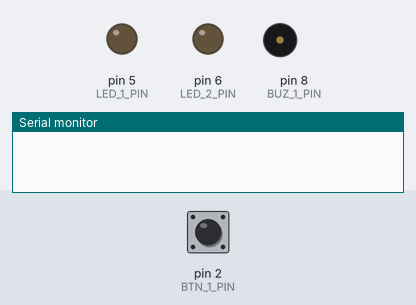
This sketch was run on a simulated Arduino Uno, built with avr-gcc and run on an emulated ATmega328P. Parts: output pins drawn as LEDs (lit = HIGH), buzzer (waves = sounding), the last lines printed to the serial monitor. Dashed ring = blinking. Inputs (shaded band) come from the test bench; at power-on: pin 2 (BTN_1_PIN) HIGH.

Above: at 1.2 s.
1.3 s: pin 2 (BTN_1_PIN) pulled LOW for 0.15 s
At 1.6 s:
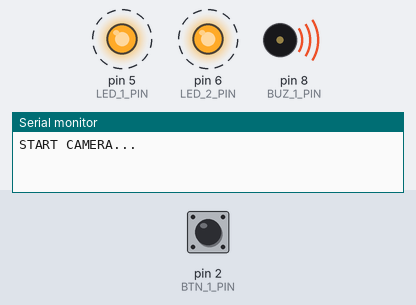
At 3.05 s:
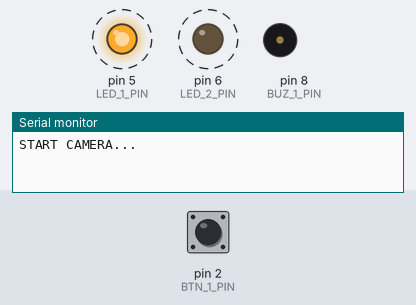
4.3 s: pin 2 (BTN_1_PIN) pulled LOW for 1 s
At 5.12 s:
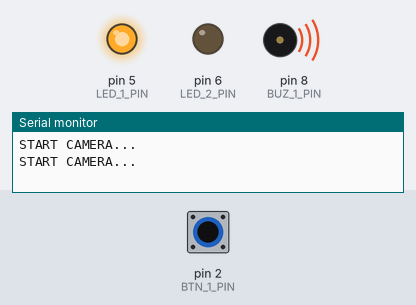
Timing chart, 0 to 7.8 s (numbered marks = the images above; inputs shaded):
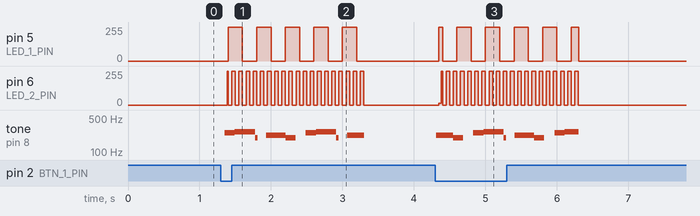

Measured:
- after the input at 1.3 s, pin 5 (LED_1_PIN): alternates 255/255 for 0.20 s and 0/255 for 0.20 s, 10 changes in all, then stays 0/255, starting after 0.10 s; pin 6 (LED_2_PIN): alternates 255/255 for 0.05 s and 0/255 for 0.05 s, 40 changes in all, then stays 0/255, starting after 0.09 s
- after the input at 4.3 s, pin 6 (LED_2_PIN): 0/255 → 14/255 after 0.05 s, then moves between 0/255 and 255/255, repeating every 0.10 s; tone on pin 8 (BUZ_1_PIN): plays 220 Hz for 0.24 s, 196 Hz for 0.14 s, 247 Hz for 0.14 s, 262 Hz for 0.28 s, 196 Hz for 0.03 s, 220 Hz for 0.27 s … (9 notes in this stretch), starting at once

The sketch:

sketch_Multitask_w_Button_Melody.ino
```cpp
/** Multitasking with Button
* Source:            https://roboticsbackend.com/how-to-do-multitasking-with-arduino/
* TinkerCAD Sander:  https://www.tinkercad.com/things/kiU7lTCESUR-arduinomultitasktest/editel?sharecode=kpKXm7o7TIOAI0hBZ0wSIcZlQ6VbWi5uqsCQl2yARYw
* TinkerCAD Ian:     https://www.tinkercad.com/things/hlpE8bcwecN-multitask-button-and-melody
*/

#include "pitches.h"  // Include Pitch Library
/*
#define NOTE_C4 262
#define NOTE_G3 196
#define NOTE_A3 220
#define NOTE_B3 247
*/

// PIN Definitions
#define BTN_1_PIN 2  // Button 1 PIN
#define LED_1_PIN 5  // LED 1 PIN    (Process_1)
#define LED_2_PIN 6  // LED 2 PIN    (Process_2)
#define BUZ_1_PIN 8  // Buzzer 1 PIN (Process_3)

/** GLOBAL */
// Button1
int BTN1_State = LOW;      // the current reading from the Button input pin
int BTN1_PrevState = LOW;  // the previous reading from the Button input pin
// Input Debounce
unsigned long debounce_TimeLast = 0;  // the last time the input pin was toggled
unsigned long debounce_Delay = 5;     // the debounce time; increase if the output flickers
// Repeat Timer
unsigned long repeat_Duration = 2000;  // Timer to Repeat the Processes until Time runs Out
unsigned long repeat_PrevTime = 0;     // Previous Time Ran Out
// LED1
unsigned long LED1Blink_PrevTime = 0;                     // Previous Blink time of LED1 in millis();
unsigned long LED1Blink_Duration = repeat_Duration / 10;  // Time Delay LED1
int LED1Blink_State = LOW;                                // State of LED1
// LED2
unsigned long LED2Blink_PrevTime = 0;                     // Previous Blink time of LED2 in millis();
unsigned long LED2Blink_Duration = repeat_Duration / 40;  // Time Delay LED2
int LED2Blink_State = LOW;                                // State of LED2
// Buzzer1
unsigned long BUZZ1Blink_PrevTime = 0;                                                            // Previous Blink time of Buzzer1 in millis();
unsigned long BUZZ1Blink_Duration = repeat_Duration / 28;                                         // Time Delay Buzzer1
int BUZZ1Blink_State = LOW;                                                                       // State of Buzzer1
int BUZZ1_NoteIndex = 0;                                                                          //
int BUZZ1_NoteDuration = 0;                                                                       //
const int BUZZ1_Melody[] = { NOTE_C4, NOTE_G3, NOTE_G3, NOTE_A3, NOTE_G3, 0, NOTE_B3, NOTE_C4 };  // Buzzer Melody
const int BUZZ1_NoteDurations[] = { 4, 8, 8, 4, 4, 4, 4, 4 };                                     // note durations: 4 = quarter note, 8 = eighth note, etc.:
// const int BUZZ1_MelodyPitches[] = { 262, 196, 196, 220, 196, 0, 247, 262 };                    //


/** Setup, Run once */
void setup() {
  pinMode(BTN_1_PIN, INPUT_PULLUP);   // Set INPUT PinMode for Button 1
  pinMode(LED_1_PIN, OUTPUT);  // Set OUTPUT PinMode for LED1
  pinMode(LED_2_PIN, OUTPUT);  // Set OUTPUT PinMode for LED2
  pinMode(BUZ_1_PIN, OUTPUT);  // Set OUTPUT PinMode for Buzzer1
  Serial.begin(9600);          // Serial Port to Debug
}


/** Main run repeatedly
* Wait for Input from Button1 and Debounce Noise
*/
void loop() {
  debounceButtonInput();  // Debounce the Button Input
}


/** Debounce Input Noise
*/
void debounceButtonInput() {
  int btnReading = !digitalRead(BTN_1_PIN);                // read the state of the switch into a local variable
  if (btnReading != BTN1_PrevState) {                     // If the switch changed, due to noise or pressing
    debounce_TimeLast = millis();                         // reset the debouncing timer
  }                                                       //
  if ((millis() - debounce_TimeLast) > debounce_Delay) {  // When longer than the debounce delay
    if (btnReading != BTN1_State) {                       // if the button state has changed
      BTN1_State = btnReading;                            // Save the new Input State
      if (BTN1_State == HIGH) {                           // if the new button state is HIGH (i.e ON)
        resetPrevious();                                  // Reset any previously set States
        startCameraProcess();                             // Start the Wi-Fi Camera
        startProcessesTimer();                            // Start the Processes Timer
      }                                                   //
    }                                                     //
  }                                                       //
  BTN1_PrevState = btnReading;                            // save the btnReading. Next time through the loop
}

/** Reset Previously set Variables
* Check if LEDs or Buzzer are ON after Timer Ran Out, if ON, manually turn OFF.
*/
void resetPrevious() {
  repeat_PrevTime = 0;             //
  LED1Blink_PrevTime = 0;          //
  LED2Blink_PrevTime = 0;          //
  BUZZ1Blink_PrevTime = 0;         //
  BUZZ1_NoteIndex = 0;             //
  if (LED1Blink_State == HIGH) {   // Check if LED1 is Still ON when Process Ended
    digitalWrite(LED_1_PIN, LOW);  // Manually Turn LED1 OFF
  }                                //
  if (LED2Blink_State == HIGH) {   // Check if LED2 is Still ON when Process Ended
    digitalWrite(LED_2_PIN, LOW);  // Manually Turn LED2 OFF
  }                                //
  if (BUZZ1Blink_State == HIGH) {  // Check if Buzzer1 is Still ON when Process Ended
    noTone(BUZ_1_PIN);             // Manually Stop Buzzer1 Sound
  }
}

void startCameraProcess() {
  Serial.println("START CAMERA...");
}

/** Start Process Timer
* Runs # of Processes while a Timer has not ran out of Time
* Otherwise Ends Processes
*/
void startProcessesTimer() {
  repeat_PrevTime = millis();                              // Save Previous Repeat Time
  while (millis() - repeat_PrevTime <= repeat_Duration) {  // Do while the end Timer has not been passes
    runTimedProcesses();                                   // Run The Processes
  }                                                        // After Timer runs out
  endProcesses();                                          // End the Processes
}

/** Run Processes
* Saves Current Time and Gives Current Time to Processes to Run
*/
void runTimedProcesses() {
  unsigned long currentTime = millis();  // Save Current Time
  processOne_LED(currentTime);           // START_PROCESS_1
  processTwo_LED(currentTime);           // START_PROCESS_2
  processThree_Buzz(currentTime);        // START_PROCESS_3
}


/** END Processes
* Runs after Timer ran out of Time
*/
void endProcesses() {
  resetPrevious();  //
}


/** Process One - LED One
* @param {unsigned long} _currentTime - Current Time the Process was called. Used for Blink Timer
*/
void processOne_LED(unsigned long _currentTime) {
  if (_currentTime - LED1Blink_PrevTime >= LED1Blink_Duration) {  // Toggle LED1 if Delay has passed
    LED1Blink_PrevTime += LED1Blink_Duration;                     // Update previous Time, with Delay Time
    if (LED1Blink_State == HIGH) {                                // Check LED1 State is HIGH (i.e. ON)
      LED1Blink_State = LOW;                                      // Switch from HIGH to LOW
    } else {                                                      // Otherwise if NOT HIGH
      LED1Blink_State = HIGH;                                     // Otherwise switch from LOW to HIGH
    }                                                             //
    digitalWrite(LED_1_PIN, LED1Blink_State);                     // Toggle LED1, with LED1 Blink State
  }
}


/** Process Two - LED Two
* @param {unsigned long} _currentTime - Current Time the Process was called. Used for Blink Timer
*/
void processTwo_LED(unsigned long _currentTime) {
  if (_currentTime - LED2Blink_PrevTime >= LED2Blink_Duration) {  // Toggle LED2 if Delay has passed
    LED2Blink_PrevTime += LED2Blink_Duration;                     // Update previous Time, with Delay Time
    if (LED2Blink_State == HIGH) {                                // Check LED2 State
      LED2Blink_State = LOW;                                      // Switch from HIGH to LOW
    } else {                                                      // Otherwise if NOT HIGH
      LED2Blink_State = HIGH;                                     // Otherwise switch from LOW to HIGH
    }                                                             //
    digitalWrite(LED_2_PIN, LED2Blink_State);                     // Toggle LED2, with LED2 Blink State
  }
}


/** Process Three - Buzzer ONE
* @param {unsigned long} _currentTime - Current Time the Process was called. Used for Blink Timer
*/
void processThree_Buzz(unsigned long _currentTime) {
  if ((_currentTime - BUZZ1Blink_PrevTime) >= (BUZZ1Blink_Duration + BUZZ1_NoteDuration)) {  // Toggle BUZZ1 if Delay has passed
    BUZZ1Blink_PrevTime += BUZZ1Blink_Duration;                                              // Update previous Time, with Delay Time
    if (BUZZ1Blink_State == HIGH) {                                                          // Check Buzzer1 State
      BUZZ1Blink_State = LOW;                                                                // Switch from HIGH to LOW
      noTone(BUZ_1_PIN);                                                                     // Play NO Sound
      BUZZ1_NoteDuration = 1000 / BUZZ1_NoteDurations[BUZZ1_NoteIndex] * 1.2;                // Set the Duration of Pause
    } else {                                                                                 // Otherwise if NOT HIGH
      BUZZ1Blink_State = HIGH;                                                               // Otherwise switch from LOW to HIGH
      BUZZ1_NoteDuration = 1000 / BUZZ1_NoteDurations[BUZZ1_NoteIndex] * 2;                  // Set the Duration of Note
      tone(BUZ_1_PIN, BUZZ1_Melody[BUZZ1_NoteIndex]);                                        // Play the Tone on the Note Index
      if (BUZZ1_NoteIndex < 7) {                                                             // If the Index is Lower then the Length of Melody Array
        BUZZ1_NoteIndex++;                                                                   // Increment the Index
      } else {                                                                               // if the Index is Higher then Length of Melody Array
        BUZZ1_NoteIndex = 0;                                                                 // Reset Note Index
      }
    }
  }
}
```

pitches.h
```cpp
/*************************************************
   Public Constants
 *************************************************/

#define NOTE_B0 31
#define NOTE_C1 33
#define NOTE_CS1 35
#define NOTE_D1 37
#define NOTE_DS1 39
#define NOTE_E1 41
#define NOTE_F1 44
#define NOTE_FS1 46
#define NOTE_G1 49
#define NOTE_GS1 52
#define NOTE_A1 55
#define NOTE_AS1 58
#define NOTE_B1 62
#define NOTE_C2 65
#define NOTE_CS2 69
#define NOTE_D2 73
#define NOTE_DS2 78
#define NOTE_E2 82
#define NOTE_F2 87
#define NOTE_FS2 93
#define NOTE_G2 98
#define NOTE_GS2 104
#define NOTE_A2 110
#define NOTE_AS2 117
#define NOTE_B2 123
#define NOTE_C3 131
#define NOTE_CS3 139
#define NOTE_D3 147
#define NOTE_DS3 156
#define NOTE_E3 165
#define NOTE_F3 175
#define NOTE_FS3 185
#define NOTE_G3 196
#define NOTE_GS3 208
#define NOTE_A3 220
#define NOTE_AS3 233
#define NOTE_B3 247
#define NOTE_C4 262
#define NOTE_CS4 277
#define NOTE_D4 294
#define NOTE_DS4 311
#define NOTE_E4 330
#define NOTE_F4 349
#define NOTE_FS4 370
#define NOTE_G4 392
#define NOTE_GS4 415
#define NOTE_A4 440
#define NOTE_AS4 466
#define NOTE_B4 494
#define NOTE_C5 523
#define NOTE_CS5 554
#define NOTE_D5 587
#define NOTE_DS5 622
#define NOTE_E5 659
#define NOTE_F5 698
#define NOTE_FS5 740
#define NOTE_G5 784
#define NOTE_GS5 831
#define NOTE_A5 880
#define NOTE_AS5 932
#define NOTE_B5 988
#define NOTE_C6 1047
#define NOTE_CS6 1109
#define NOTE_D6 1175
#define NOTE_DS6 1245
#define NOTE_E6 1319
#define NOTE_F6 1397
#define NOTE_FS6 1480
#define NOTE_G6 1568
#define NOTE_GS6 1661
#define NOTE_A6 1760
#define NOTE_AS6 1865
#define NOTE_B6 1976
#define NOTE_C7 2093
#define NOTE_CS7 2217
#define NOTE_D7 2349
#define NOTE_DS7 2489
#define NOTE_E7 2637
#define NOTE_F7 2794
#define NOTE_FS7 2960
#define NOTE_G7 3136
#define NOTE_GS7 3322
#define NOTE_A7 3520
#define NOTE_AS7 3729
#define NOTE_B7 3951
#define NOTE_C8 4186
#define NOTE_CS8 4435
#define NOTE_D8 4699
#define NOTE_DS8 4978
```
